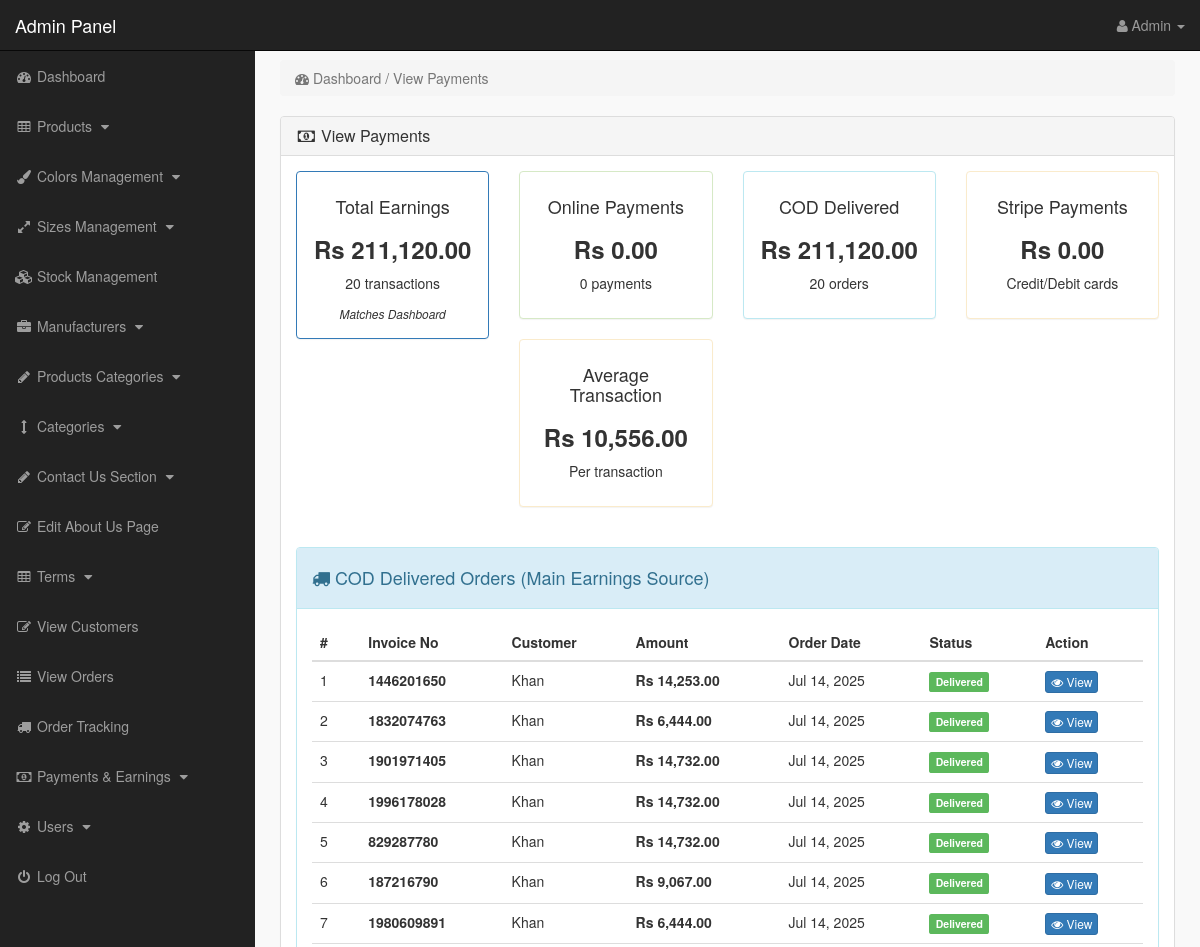
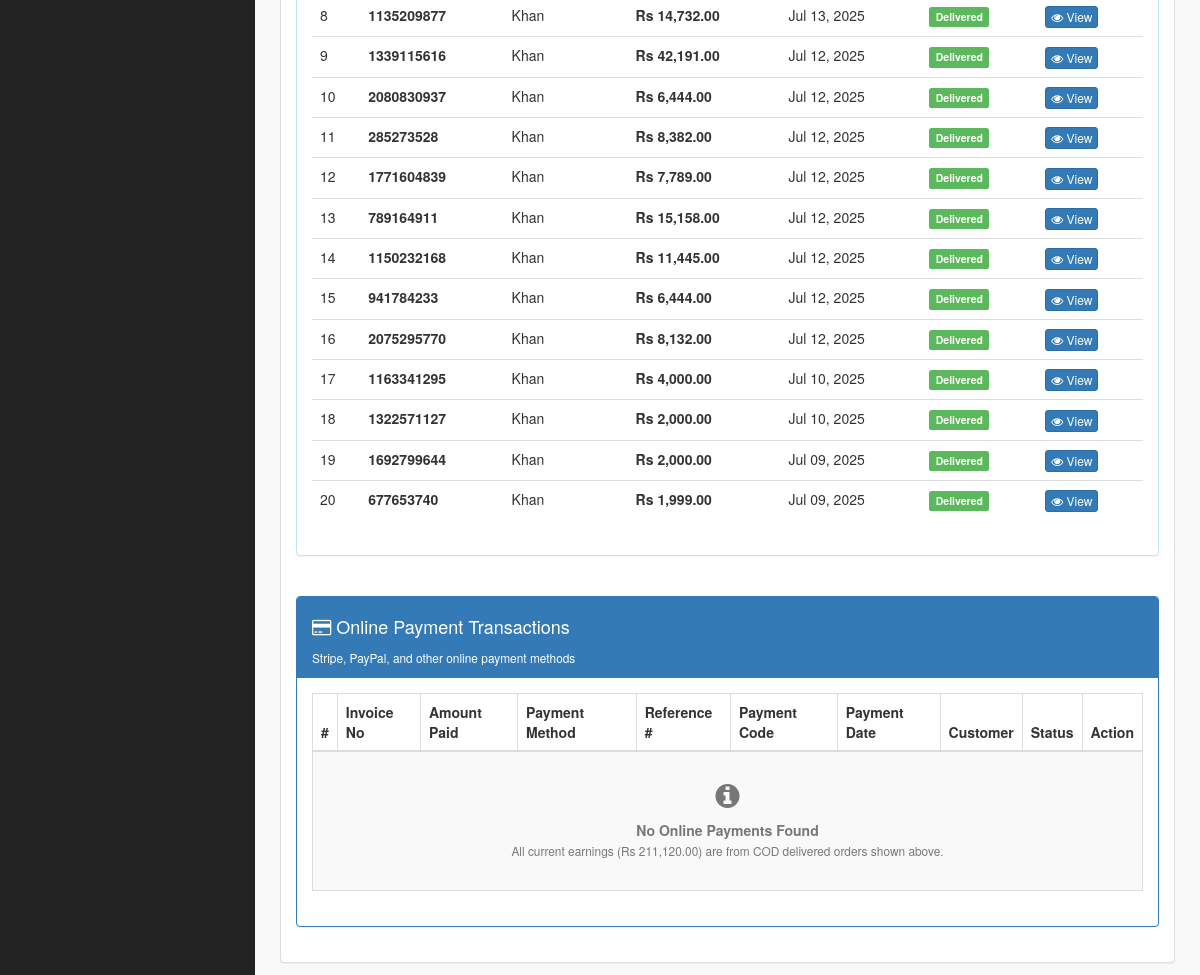
The page /admin_area/index.php?view_payments (signed in) on the database its author committed (2 pictures, top to bottom).
### tables this page shows
CREATE TABLE `customer_orders` (
  `order_id` int(10) NOT NULL,
  `customer_id` int(10) NOT NULL,
  `due_amount` decimal(10,2) NOT NULL,
  `invoice_no` varchar(100) NOT NULL,
  `qty` int(10) NOT NULL,
  `size` varchar(50) DEFAULT NULL,
  `color_variant` varchar(100) DEFAULT NULL,
  `order_date` timestamp NOT NULL DEFAULT current_timestamp(),
  `order_status` enum('pending','confirmed','processing','packed','shipped','out_for_delivery','delivered','cancelled','returned','refunded') DEFAULT 'pending',
  `shipping_address` text DEFAULT NULL,
  `billing_address` text DEFAULT NULL,
  `payment_status` enum('pending','paid','failed','refunded','partial') DEFAULT 'pending',
  `tracking_number` varchar(255) DEFAULT NULL,
  `current_status` varchar(100) DEFAULT 'pending',
  `estimated_delivery` datetime DEFAULT NULL,
  `actual_delivery` datetime DEFAULT NULL,
  `notes` text DEFAULT NULL,
  `updated_date` timestamp NOT NULL DEFAULT current_timestamp() ON UPDATE current_timestamp()
);

CREATE TABLE `customers` (
  `customer_id` int(10) NOT NULL,
  `customer_name` varchar(255) NOT NULL,
  `customer_email` varchar(255) NOT NULL,
  `customer_pass` varchar(255) NOT NULL,
  `customer_country` varchar(100) DEFAULT NULL,
  `customer_city` varchar(100) DEFAULT NULL,
  `customer_contact` varchar(255) DEFAULT NULL,
  `customer_address` text DEFAULT NULL,
  `customer_image` text DEFAULT NULL,
  `customer_ip` varchar(45) DEFAULT NULL,
  `customer_confirm_code` varchar(255) DEFAULT NULL,
  `email_verified` tinyint(1) DEFAULT 0,
  `customer_status` enum('active','inactive','suspended') DEFAULT 'active',
  `last_login` timestamp NULL DEFAULT NULL,
  `created_date` timestamp NOT NULL DEFAULT current_timestamp(),
  `updated_date` timestamp NOT NULL DEFAULT current_timestamp() ON UPDATE current_timestamp()
);

### admin_area/view_payments.php (the view, shortened to what this page needs)
<?php
if(!isset($_SESSION['admin_email'])){
echo "<script>window.open('login.php','_self')</script>";
}
else {
?>
<div class="row">
<div class="col-lg-12">
<ol class="breadcrumb">
<li class="active">
<i class="fa fa-dashboard"></i> Dashboard / View Payments
</li>
</ol>
</div>
</div>
<div class="row">
<div class="col-lg-12">
<div class="panel panel-default">
<div class="panel-heading">
<h3 class="panel-title">
<i class="fa fa-money fa-fw"> </i> View Payments
</h3>
</div>
<div class="panel-body">
<?php
$get_payment_earnings = "SELECT SUM(amount) as PaymentTotal FROM payments";
$run_payment_earnings = mysqli_query($con, $get_payment_earnings);
if($run_payment_earnings) {
    $row_payment = mysqli_fetch_assoc($run_payment_earnings);
    $payment_earnings = $row_payment['PaymentTotal'] ? $row_payment['PaymentTotal'] : 0;
} else {
    $payment_earnings = 0;
}
$get_cod_earnings = "SELECT SUM(due_amount) as CODTotal FROM customer_orders WHERE order_status = 'delivered'";
$run_cod_earnings = mysqli_query($con, $get_cod_earnings);
if($run_cod_earnings) {
    $row_cod = mysqli_fetch_assoc($run_cod_earnings);
    $cod_earnings = $row_cod['CODTotal'] ? $row_cod['CODTotal'] : 0;
} else {
    $cod_earnings = 0;
}
$total_earnings = $payment_earnings + $cod_earnings;
$get_stripe_payments = "SELECT SUM(amount) as total FROM payments WHERE payment_mode='Stripe'";
$run_stripe = mysqli_query($con,$get_stripe_payments);
$row_stripe = mysqli_fetch_array($run_stripe);
$stripe_total = $row_stripe['total'] ? $row_stripe['total'] : 0;
$get_payment_count = "SELECT COUNT(*) as count FROM payments";
$run_count = mysqli_query($con,$get_payment_count);
$row_count = mysqli_fetch_array($run_count);
$payment_count = $row_count['count'];
$get_cod_count = "SELECT COUNT(*) as count FROM customer_orders WHERE order_status = 'delivered'";
$run_cod_count = mysqli_query($con,$get_cod_count);
$row_cod_count = mysqli_fetch_array($run_cod_count);
$cod_count = $row_cod_count['count'];
?>
<div class="row" style="margin-bottom: 20px;">
    <div class="col-md-3">
        <div class="panel panel-primary">
            <div class="panel-body text-center">
                <h4>Total Earnings</h4>
                <h3><strong>Rs <?php echo number_format($total_earnings, 2); ?></strong></h3>
                <p><?php echo ($payment_count + $cod_count); ?> transactions</p>
                <small><em>Matches Dashboard</em></small>
            </div>
        </div>
    </div>
    <div class="col-md-3">
        <div class="panel panel-success">
            <div class="panel-body text-center">
                <h4>Online Payments</h4>
                <h3><strong>Rs <?php echo number_format($payment_earnings, 2); ?></strong></h3>
                <p><?php echo $payment_count; ?> payments</p>
            </div>
        </div>
    </div>
    <div class="col-md-3">
        <div class="panel panel-info">
            <div class="panel-body text-center">
                <h4>COD Delivered</h4>
                <h3><strong>Rs <?php echo number_format($cod_earnings, 2); ?></strong></h3>
                <p><?php echo $cod_count; ?> orders</p>
            </div>
        </div>
    </div>
    <div class="col-md-3">
        <div class="panel panel-warning">
            <div class="panel-body text-center">
                <h4>Stripe Payments</h4>
                <h3><strong>Rs <?php echo number_format($stripe_total, 2); ?></strong></h3>
                <p>Credit/Debit cards</p>
            </div>
        </div>
    </div>
    <div class="col-md-3">
        <div class="panel panel-warning">
            <div class="panel-body text-center">
                <h4>Average Transaction</h4>
                <h3><strong>Rs <?php echo ($payment_count + $cod_count) > 0 ? number_format($total_earnings / ($payment_count + $cod_count), 2) : '0.00'; ?></strong></h3>
                <p>Per transaction</p>
            </div>
        </div>
    </div>
</div>
<div class="row" style="margin-bottom: 20px;">
    <div class="col-md-12">
        <div class="panel panel-info">
            <div class="panel-heading">
                <h4><i class="fa fa-truck"></i> COD Delivered Orders (Main Earnings Source)</h4>
            </div>
            <div class="panel-body">
                <div class="table-responsive">
                    <table class="table table-hover">
                        <thead>
                            <tr>
                                <th>#</th>
                                <th>Invoice No</th>
                                <th>Customer</th>
                                <th>Amount</th>
                                <th>Order Date</th>
                                <th>Status</th>
                                <th>Action</th>
                            </tr>
                        </thead>
                        <tbody>
                            <?php
                            $get_cod_orders = "SELECT co.*, c.customer_name FROM customer_orders co
                                             LEFT JOIN customers c ON co.customer_id = c.customer_id
                                             WHERE co.order_status = 'delivered'
                                             ORDER BY co.order_date DESC";
                            $run_cod_orders = mysqli_query($con, $get_cod_orders);
                            $i = 1;
                            if(mysqli_num_rows($run_cod_orders) > 0):
                                while($row_cod = mysqli_fetch_array($run_cod_orders)):
                            ?>
                            <tr>
                                <td><?php echo $i++; ?></td>
                                <td><strong><?php echo $row_cod['invoice_no']; ?></strong></td>
                                <td><?php echo $row_cod['customer_name'] ? $row_cod['customer_name'] : 'N/A'; ?></td>
                                <td><strong>Rs <?php echo number_format($row_cod['due_amount'], 2); ?></strong></td>
                                <td><?php echo date('M d, Y', strtotime($row_cod['order_date'])); ?></td>
                                <td><span class="label label-success">Delivered</span></td>
                                <td>
                                    <a href="?view_order=<?php echo $row_cod['order_id']; ?>" class="btn btn-primary btn-xs">
                                        <i class="fa fa-eye"></i> View
                                    </a>
                                </td>
                            </tr>
                            <?php
                                endwhile;
                            else:
                            ?>
                            <tr>
                                <td colspan="7" class="text-center text-muted">No delivered COD orders found</td>
                            </tr>
                            <?php endif; ?>
                        </tbody>
                    </table>
                </div>
            </div>
        </div>
    </div>
</div>
<div class="row">
    <div class="col-md-12">
        <div class="panel panel-primary">
            <div class="panel-heading">
                <h4><i class="fa fa-credit-card"></i> Online Payment Transactions</h4>
                <small>Stripe, PayPal, and other online payment methods</small>
            </div>
            <div class="panel-body">
<div class="table-responsive">
<table class="table table-hover table-bordered table-striped">
<thead>
<tr>
<th>#</th>
<th>Invoice No</th>
<th>Amount Paid</th>
<th>Payment Method</th>
<th>Reference #</th>
<th>Payment Code</th>
<th>Payment Date</th>
<th>Customer</th>
<th>Status</th>
<th>Action</th>
</tr>
</thead>
<tbody>
<?php
$i = 0;
$get_payments = "SELECT p.*, c.customer_name
                FROM payments p
                LEFT JOIN customer_orders co ON p.invoice_no = co.invoice_no
                LEFT JOIN customers c ON co.customer_id = c.customer_id
                GROUP BY p.payment_id
                ORDER BY p.payment_date DESC";
$run_payments = mysqli_query($con,$get_payments);
if(mysqli_num_rows($run_payments) > 0) {
    while($row_payments = mysqli_fetch_array($run_payments)){
$payment_id = $row_payments['payment_id'];
$invoice_no = $row_payments['invoice_no'];
$amount = $row_payments['amount'];
$payment_mode = $row_payments['payment_mode'];
$ref_no = $row_payments['ref_no'];
$code = $row_payments['code'];
$payment_date = $row_payments['payment_date'];
$customer_name = $row_payments['customer_name'] ? $row_payments['customer_name'] : 'Unknown';
$get_order_status = "SELECT order_status FROM customer_orders WHERE invoice_no='$invoice_no' LIMIT 1";
$run_order_status = mysqli_query($con, $get_order_status);
$row_order_status = mysqli_fetch_array($run_order_status);
$order_status = $row_order_status['order_status'] ? $row_order_status['order_status'] : 'completed';
$i++;
?>
<tr>
<td><?php echo $i; ?></td>
<td bgcolor="yellow" ><?php echo $invoice_no; ?></td>
<td><strong>Rs <?php echo number_format($amount, 2); ?></strong></td>
<td>
    <?php if($payment_mode == 'Stripe'): ?>
        <span class="label label-primary">
            <i class="fa fa-credit-card"></i> <?php echo $payment_mode; ?>
        </span>
    <?php else: ?>
        <span class="label label-info">
            <i class="fa fa-money"></i> <?php echo $payment_mode; ?>
        </span>
    <?php endif; ?>
</td>
<td><?php echo $ref_no; ?></td>
<td><?php echo $code; ?></td>
<td><?php echo date('M d, Y H:i', strtotime($payment_date)); ?></td>
<td><?php echo $customer_name; ?></td>
<td>
    <?php if($order_status == 'delivered'): ?>
        <span class="label label-success">
            <i class="fa fa-check"></i> Delivered
        </span>
    <?php elseif($order_status == 'pending'): ?>
        <span class="label label-warning">
            <i class="fa fa-clock-o"></i> Pending
        </span>
    <?php else: ?>
        <span class="label label-info">
            <i class="fa fa-truck"></i> <?php echo ucfirst($order_status); ?>
        </span>
    <?php endif; ?>
</td>
<td>
<a href="index.php?payment_delete=<?php echo $payment_id; ?>" onclick="return confirm('Are you sure you want to delete this payment record?')" class="btn btn-danger btn-sm">
<i class="fa fa-trash-o" ></i> Delete
</a>
</td>
</tr>
<?php
    }
} else {
    ?>
    <tr>
        <td colspan="10" class="text-center text-muted" style="padding: 30px;">
            <i class="fa fa-info-circle fa-2x" style="margin-bottom: 10px;"></i><br>
            <strong>No Online Payments Found</strong><br>
            <small>All current earnings (Rs <?php echo number_format($total_earnings, 2); ?>) are from COD delivered orders shown above.</small>
        </td>
    </tr>
    <?php
}
?>
</tbody>
</table>
</div>
            </div>
        </div>
    </div>
</div>
</div>
</div>
</div>
</div>
<?php } ?>

### admin_area/includes/sidebar.php (shortened to what this page needs)
<?php
if(!isset($_SESSION['admin_email'])){
    echo "<script>window.open('login.php','_self')</script>";
} else {
?>
<nav class="navbar navbar-inverse navbar-fixed-top">
<div class="navbar-header">
<a class="navbar-brand" href="index.php?dashboard">Admin Panel</a>
</div>
<ul class="nav navbar-right top-nav">
<li class="dropdown">
<a href="#" class="dropdown-toggle" data-toggle="dropdown">
<i class="fa fa-user"></i>
<?php echo $admin_name; ?> <b class="caret"></b>
</a>
</li>
</ul>
<div class="collapse navbar-collapse navbar-ex1-collapse">
<ul class="nav navbar-nav side-nav">
<li>
<a href="index.php?dashboard">
<i class="fa fa-fw fa-dashboard"></i> Dashboard
</a>
</li>
<li>
<a href="#" data-toggle="collapse" data-target="#products">
<i class="fa fa-fw fa-table"></i> Products
<i class="fa fa-fw fa-caret-down"></i>
</a>
</li>
<li>
<a href="#" data-toggle="collapse" data-target="#colors">
<i class="fa fa-fw fa-paint-brush"></i> Colors Management
<i class="fa fa-fw fa-caret-down"></i>
</a>
</li>
<li>
<a href="#" data-toggle="collapse" data-target="#sizes">
<i class="fa fa-fw fa-expand"></i> Sizes Management
<i class="fa fa-fw fa-caret-down"></i>
</a>
</li>
<li>
<a href="index.php?view_stock">
<i class="fa fa-fw fa-cubes"></i> Stock Management
</a>
</li>
<li>
<a href="#" data-toggle="collapse" data-target="#manufacturers">
<i class="fa fa-fw fa-briefcase"></i> Manufacturers
<i class="fa fa-fw fa-caret-down"></i>
</a>
</li>
<li>
<a href="#" data-toggle="collapse" data-target="#p_cat">
<i class="fa fa-fw fa-pencil"></i> Products Categories
<i class="fa fa-fw fa-caret-down"></i>
</a>
</li>
<li>
<a href="#" data-toggle="collapse" data-target="#cat">
<i class="fa fa-fw fa-arrows-v"></i> Categories
<i class="fa fa-fw fa-caret-down"></i>
</a>
</li>
<li>
<a href="#" data-toggle="collapse" data-target="#contact_us">
<i class="fa fa-fw fa-pencil"></i> Contact Us Section
<i class="fa fa-fw fa-caret-down"></i>
</a>
</li>
<li>
<a href="index.php?edit_about_us">
<i class="fa fa-fw fa-edit"></i> Edit About Us Page
</a>
</li>
<li>
<a href="#" data-toggle="collapse" data-target="#terms">
<i class="fa fa-fw fa-table"></i> Terms
<i class="fa fa-fw fa-caret-down"></i>
</a>
</li>
<li>
<a href="index.php?view_customers">
<i class="fa fa-fw fa-edit"></i> View Customers
</a>
</li>
<li>
<a href="index.php?view_orders">
<i class="fa fa-fw fa-list"></i> View Orders
</a>
</li>
<li>
<a href="index.php?order_tracking">
<i class="fa fa-fw fa-truck"></i> Order Tracking
</a>
</li>
<li>
<a href="#" data-toggle="collapse" data-target="#payments">
<i class="fa fa-fw fa-money"></i> Payments & Earnings
<i class="fa fa-fw fa-caret-down"></i>
</a>
</li>
<li>
<a href="#" data-toggle="collapse" data-target="#users">
<i class="fa fa-fw fa-gear"></i> Users
<i class="fa fa-fw fa-caret-down"></i>
</a>
</li>
<li>
<a href="logout.php">
<i class="fa fa-fw fa-power-off"></i> Log Out
</a>
</li>
</ul>
</div>
</nav>
<?php } ?>

### admin_area/css/style.css (style rules this page uses)
body { margin-top:100px; }
@media (min-width: 768px) { body { margin-top:50px; } }
.top-nav { padding:0 15px; }
.top-nav>li { display:inline-block; float:left; }
.top-nav>li>a { padding-top:15px; padding-bottom:15px; line-height:20px; color:#999; }
@media (min-width: 768px) { .side-nav { position:fixed; top:51px; width:255px; border-radius:0; overflow-y:auto; background-color: #222; bottom:0; overflow-x:hidden; padding-bottom:40px; } }
@media (min-width: 768px) { .side-nav>li>a { width:255px; } }
.panel-body { border-radius:5px; }

### rows shown on the page
customer_orders: invoice_no "1446201650", customer.customer_name "Khan", due_amount "14,253.00", order_date "Jul 14, 2025"
customer_orders: invoice_no "1832074763", customer.customer_name "Khan", due_amount "6,444.00", order_date "Jul 14, 2025"
customer_orders: invoice_no "1901971405", customer.customer_name "Khan", due_amount "14,732.00", order_date "Jul 14, 2025"
customer_orders: invoice_no "1996178028", customer.customer_name "Khan", due_amount "14,732.00", order_date "Jul 14, 2025"
customer_orders: invoice_no "829287780", customer.customer_name "Khan", due_amount "14,732.00", order_date "Jul 14, 2025"
customer_orders: invoice_no "187216790", customer.customer_name "Khan", due_amount "9,067.00", order_date "Jul 14, 2025"
customer_orders: invoice_no "1980609891", customer.customer_name "Khan", due_amount "6,444.00", order_date "Jul 14, 2025"
customer_orders: invoice_no "1135209877", customer.customer_name "Khan", due_amount "14,732.00", order_date "Jul 13, 2025"
customer_orders: invoice_no "1339115616", customer.customer_name "Khan", due_amount "42,191.00", order_date "Jul 12, 2025"
customer_orders: invoice_no "2080830937", customer.customer_name "Khan", due_amount "6,444.00", order_date "Jul 12, 2025"
customer_orders: invoice_no "285273528", customer.customer_name "Khan", due_amount "8,382.00", order_date "Jul 12, 2025"
customer_orders: invoice_no "1771604839", customer.customer_name "Khan", due_amount "7,789.00", order_date "Jul 12, 2025"
customer_orders: invoice_no "789164911", customer.customer_name "Khan", due_amount "15,158.00", order_date "Jul 12, 2025"
customer_orders: invoice_no "1150232168", customer.customer_name "Khan", due_amount "11,445.00", order_date "Jul 12, 2025"
customer_orders: invoice_no "941784233", customer.customer_name "Khan", due_amount "6,444.00", order_date "Jul 12, 2025"
customer_orders: invoice_no "2075295770", customer.customer_name "Khan", due_amount "8,132.00", order_date "Jul 12, 2025"
customer_orders: invoice_no "1163341295", customer.customer_name "Khan", due_amount "4,000.00", order_date "Jul 10, 2025"
customer_orders: invoice_no "1322571127", customer.customer_name "Khan", due_amount "2,000.00", order_date "Jul 10, 2025"
customer_orders: invoice_no "1692799644", customer.customer_name "Khan", due_amount "2,000.00", order_date "Jul 09, 2025"
customer_orders: invoice_no "677653740", customer.customer_name "Khan", due_amount "1,999.00", order_date "Jul 09, 2025"

### other values the page prints
$admin_name "Admin"
$total_earnings "211,120.00"
$payment_count + $cod_count "20"
$payment_earnings "0.00"
$payment_count "0"
$cod_earnings "211,120.00"
$cod_count "20"
$stripe_total "0.00"
$total_earnings / ($payment_count + $cod_count) "10,556.00"
